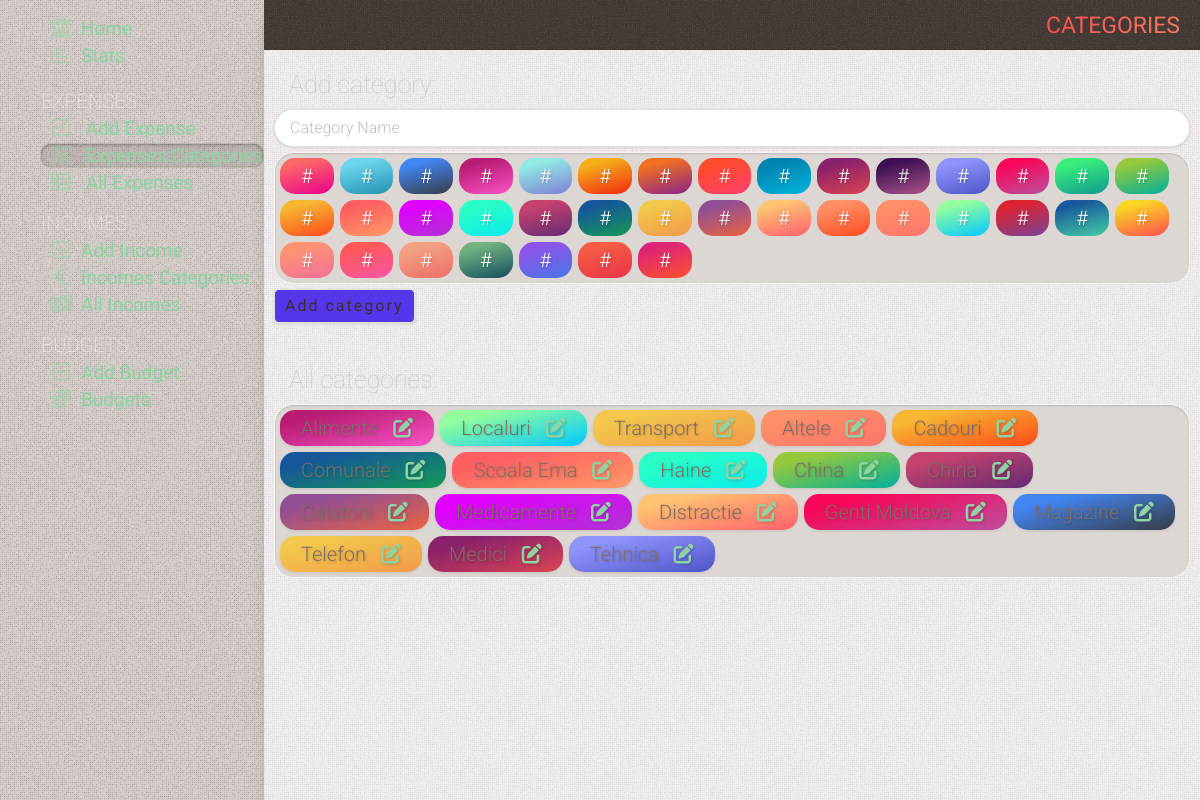
The page /categories on the database its author committed.
### tables this page shows
CREATE TABLE categories
(
    id    INTEGER PRIMARY KEY AUTOINCREMENT,
    name  TEXT NOT NULL,
    color TEXT,
    state TEXT DEFAULT false
);

### app.py (the view, shortened to what this page needs)
@app.route('/categories', methods=('GET', 'POST'))
def categories():
    conn = get_db_connection()
    categories = conn.execute(
        "SELECT categories.id as cid, categories.name as name, color as color, categories.state, count(expenses.sum) as count "
        "FROM categories "
        "LEFT JOIN expenses on categories.id = expenses.category "
        # "WHERE categories.state is not 'true' "
        "GROUP BY name "
        "ORDER BY categories.state , count DESC"
    ).fetchall()
    conn.close()
    return render_template('categories.html', title='Categories', gradient='text-gradient-red',
                           categories=categories)

### app.py (called while the page is built)
def get_db_connection():
    conn = sqlite3.connect('static/database.db')
    conn.row_factory = sqlite3.Row
    return conn

### templates/categories.html (shortened to what this page needs)
{% extends 'base.html' %} {% block content %}
	<div class="page_title {{ gradient }}" >
		<span >{% block title %} {{ title }} {% endblock %}</span >
	</div >
	<div class="content" >
	<div class=" subtitle2" >Add category:</div >
	<form method="post" >
		<div class="form-group" >
			<input type="text" name="category" placeholder="Category Name" class="form-control"
						 value="{{ request.form['category'] }}" />
		</div >
		<div class="form-group mt-5" >
			<div class="radio-group category-group" >
				{% for i in range(37) %}
					<label for="gradient_{{ i }}" class="gradient_{{ i }}" ><span style="color:#fff" >#</span ></label >
				{% endfor %}
			</div >
		</div >
		<div class="form-group mt-5" >
			<button type="submit" class="add-button" name="cat" >
				Add category
			</button >
		</div >
	</form >
	<div class="mt-42 subtitle2" >All categories:</div >
	<div class="  flex flex-wrap radio-group category-group" >
		{% for category in categories %}
			<label class="badge {{ category['color'] }} {% if category['state'] == 'true' %} hide-category {% endif %}" >
				<span >{{ category['name'] }} </span >
				<a href="/edit-category/{{ category['cid'] }}" class="ml-10" ><i class="fa-solid fa-pen-to-square" ></i ></a >
			</label >
		{% endfor %}
	</div >
{% endblock %}

### static/css/mmenu.css (style rules this page uses)
:root { --mm-line-height: 20px; --mm-listitem-size: 44px; --mm-navbar-size: 44px; --mm-offset-top: 0; --mm-offset-right: 0; --mm-offset-bottom: 0; --mm-offset-left: 0; --mm-color-border: rgba(0, 0, 0, 0.1); --mm-color-button: rgba(0, 0, 0, 0.3); --mm-color-text: rgba(0, 0, 0, 0.75); --mm-color-text-dimmed: rgba(0, 0, 0, 0.3); --mm-color-background: #f3f3f3; --mm-color-background-highlight: rgba(0, 0, 0, 0.05); --mm-color-background-emphasis: rgba(255, 255, 255, 0.4); --mm-shadow: 0 0 10px rgba(0, 0, 0, 0.3) }
:root { --mm-iconbar-size: 50px }
:root { --mm-iconpanel-size: 50px }
:root { --mm-sidebar-collapsed-size: 50px; --mm-sidebar-expanded-size: 440px }

### rows shown on the page
categories: name "Alimente"
categories: name "Localuri"
categories: name "Transport"
categories: name "Altele"
categories: name "Cadouri"
categories: name "Comunale"
categories: name "Scoala Ema"
categories: name "Haine"
categories: name "China"
categories: name "Chiria"
categories: name "Calatorii"
categories: name "Medicamente"
categories: name "Distractie"
categories: name "Genti Moldova"
categories: name "Magazine"
categories: name "Telefon"
categories: name "Medici"
categories: name "Tehnica"

### other values the page prints
{{ title }} "CATEGORIES"
